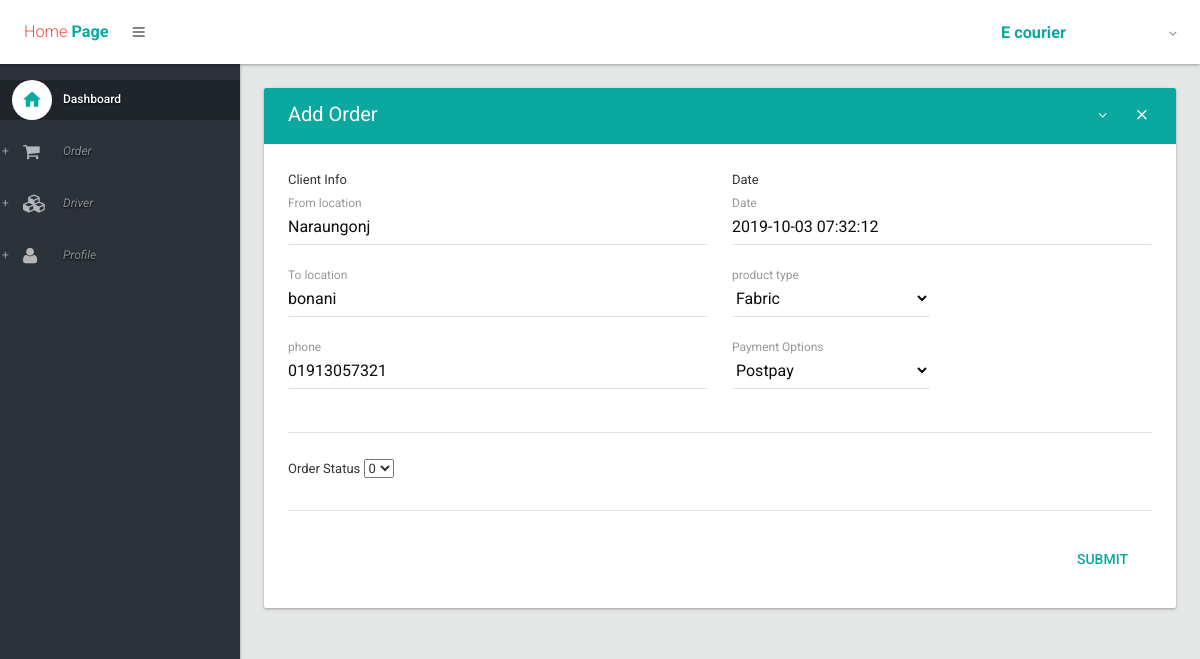
The app's page /delivery_service/edit_delivery/1/ (signed in) with its own data.
### delivery_service/models.py (models this page shows, shortened)
class delivery_product(models.Model):
    from_location = models.CharField(max_length=100)
    to_location = models.CharField(max_length=100)
    product_type = models.ForeignKey(types_of_product,on_delete=models.CASCADE)
    weight = MeasurementField(measurement=Weight,null=True,blank=True)
    Date = models.DateTimeField(default=timezone.now)
    image = models.ImageField(upload_to='images/',null=True,blank=True)
    phone = models.CharField(max_length=20)
    payment_option = models.CharField(max_length=50)
    order_status = models.CharField(max_length=100, choices=OPTIONS2, default="0")

### delivery_service/views.py (the view)
# urls.py: path('edit_delivery/<order_id>/', views.edit_delivery,name='edit_delivery'),
@login_required
def edit_delivery(request, order_id):
    order = delivery_product.objects.get(id=order_id)
    if request.POST:
        form = deliverForm(request.POST, instance=order)
        if form.is_valid():
            if form.save():
                return redirect(reverse('delivery_service:edit_delivery', args=(order.id,)), messages.success(request, 'Order was successfully updated.', 'alert-success'))
            else:
                return redirect(reverse('delivery_service:edit_delivery', args=(order.id,)), messages.error(request, 'Data is not saved', 'alert-danger'))
        else:
            print(form.errors)
            return redirect(reverse('delivery_service:edit_delivery', args=(order.id,)), messages.error(request, 'Form is not valid', 'alert-danger'))
    else:
        form = deliverForm(instance=order)
        return render(request, 'edit_delivery.html', {'form': form})

### delivery_service/forms.py
class deliverForm(forms.ModelForm):
	OPTIONS = (
        ('Postpay','Postpay'),
        ('Prepay (Full)','Prepay (Full)'),
        ('Prepay (Half)', 'Prepay (Half)')
        )
	OPTIONS2 = (
		('0', '0'),
		('1', '1')
	)
	order_status = forms.ChoiceField(choices=OPTIONS2)
	payment_option = forms.ChoiceField(choices=OPTIONS)
	class Meta:
		model=delivery_product
		fields=['from_location','to_location','product_type','image','phone','order_status','weight','Date','payment_option']
		labels={
		      'from_location':'From Location : ',
		      'to_location':'To Location : ',
		      'product_type' :'Product Type : ',
		      'weight':'Weight : ',
		      'image':'Product Picture :',
		      'Date':'Date :',
		      'payment_option':'payment option',
		      'phone':'phone',
			'order_status':'order_status',
		     }

### delivery_service/models.py (called while the page is built)
	def __str__(self):
		return self.title

### delivery_service/templates/edit_delivery.html (shortened to what this page needs)
{% extends 'layout.html' %}
{% load widget_tweaks %}
{% block body %}
                <section>
					<div class="section-body">
						<div class="row">
							<div class="col-lg-12">
								<div class="card">
									<div class="card-head style-primary">
										<header>Add Order</header>
										<div class="tools">
											<a class="btn btn-icon-toggle btn-collapse"><i class="fa fa-angle-down"></i></a>
											<a class="btn
											btn-icon-toggle btn-close"><i class="md md-close"></i></a>
										</div>
									</div>
									<div class="card-body">
										<form class="form" role="form" action ="" method="post">
											<div class="row">
												<div class="col-sm-6">
													<header>Client Info</header>
													<div class="form-group floating-label">
														{{ form.from_location | add_class:'form-control' }}
														<label for="regular2">From location</label>
													</div>
													<div class="form-group floating-label">
														{{ form.to_location | add_class:'form-control'}}
														<label for="textarea2">To location</label>
													</div>
													<div class="form-group floating-label">
														{{ form.phone | add_class:'form-control'}}
														<label for="textarea2">phone</label>
													</div>
												</div>
												<div class="col-sm-6">
													<header >Date</header>
													<div class="form-group">
														{{ form.Date | add_class:'form-control'}}
														<label for="regular2">Date</label>
													</div>
													<div class="row">
														<div class="col-sm-6">
															<div class="form-group floating-label">
																{{ form.product_type| add_class:'form-control' }}
																<label for="select2">product type</label>
															</div>
														</div>
													</div>
                                                    <div class="row">
														<div class="col-sm-6">
															<div class="form-group floating-label">
																{{ form.payment_option| add_class:'form-control' }}
																<label for="select2">Payment Options</label>
															</div>
														</div>
													</div>
												</div>
												<div class="col-md-12">
													<hr>
													<label for="textarea2">Order Status</label>
                                                   {{ form.order_status }}
                                               </div>
												<div class="col-md-12">
													<hr>
													<div class="card-actionbar-row">
														<input type="submit" class="btn btn-flat btn-primary ink-reaction" value="SUBMIT">
													</div>
												</div>
											</div>
										</form>
										</div>
										</div>
							</div>
						</div>
					</div>
				</section>
{% endblock %}

### records on screen
delivery_product: from_location "Naraungonj", to_location "bonani", phone "01913057321", Date "2019-10-03 07:32:12", product_type "Fabric", payment_option "Postpay", order_status "0"
